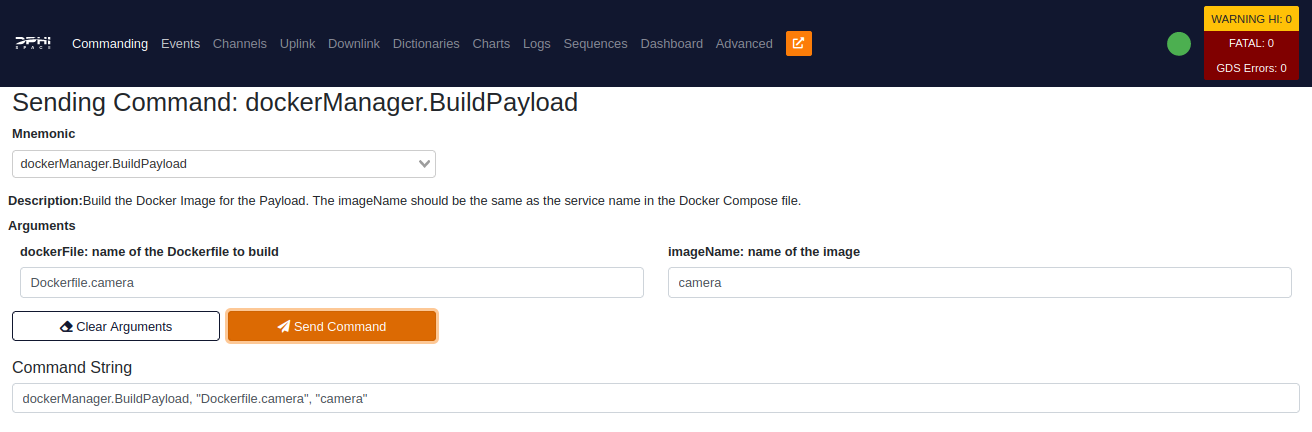
#> input picture .archive/sections/examples/pi-camera/images/build.png, 1312 x 432 px, found by its file name; its folder holds only this picture in this run
$ python histogram.py
#> lines starting #> are read from the running program, lines starting #| are printed output that depends on the picture
import os
import cv2
import numpy as np
import matplotlib.pyplot as plt

def calculate_highest_red_threshold(image_path):
    # Read the image
#> called with image_path = 'images/build.png'
    image = cv2.imread(image_path)
#> image is the input picture: shape (432, 1312, 3); mean B, G, R 206, 203.5, 204.9

    # Split the image into its channels (B, G, R)
    b, g, r = cv2.split(image)
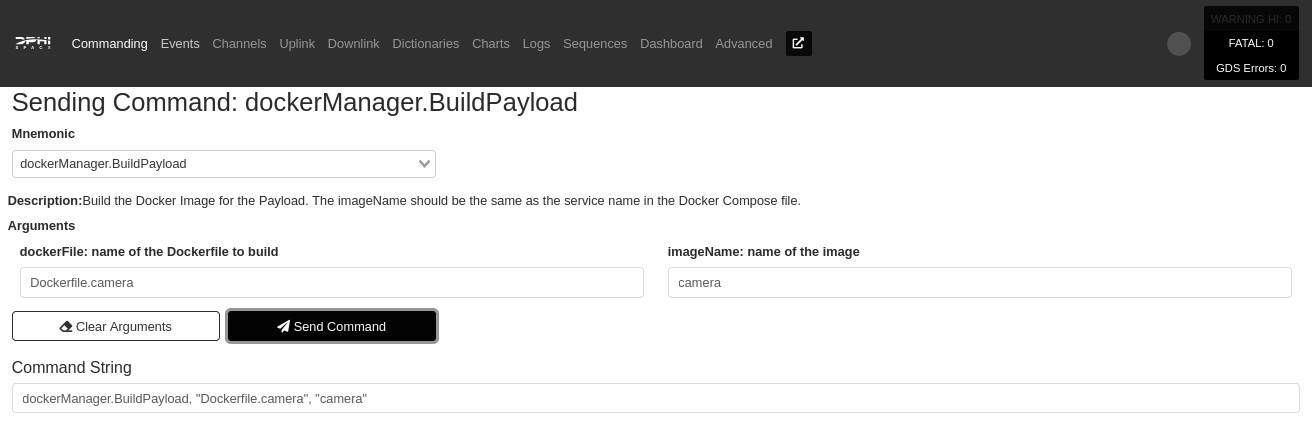
#> b: shape (432, 1312); min 0, max 255, mean 206
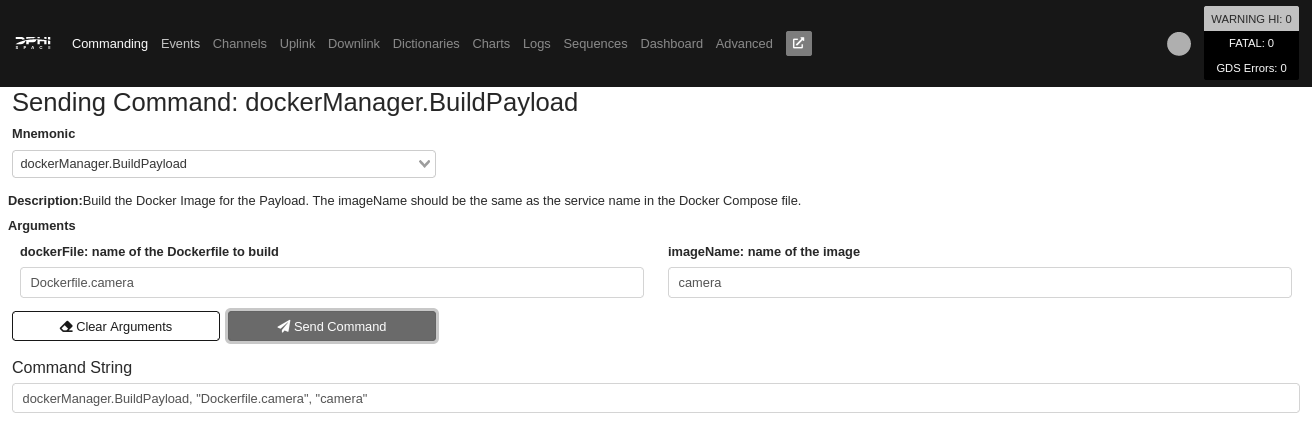
#> g: shape (432, 1312); min 0, max 255, mean 203.5
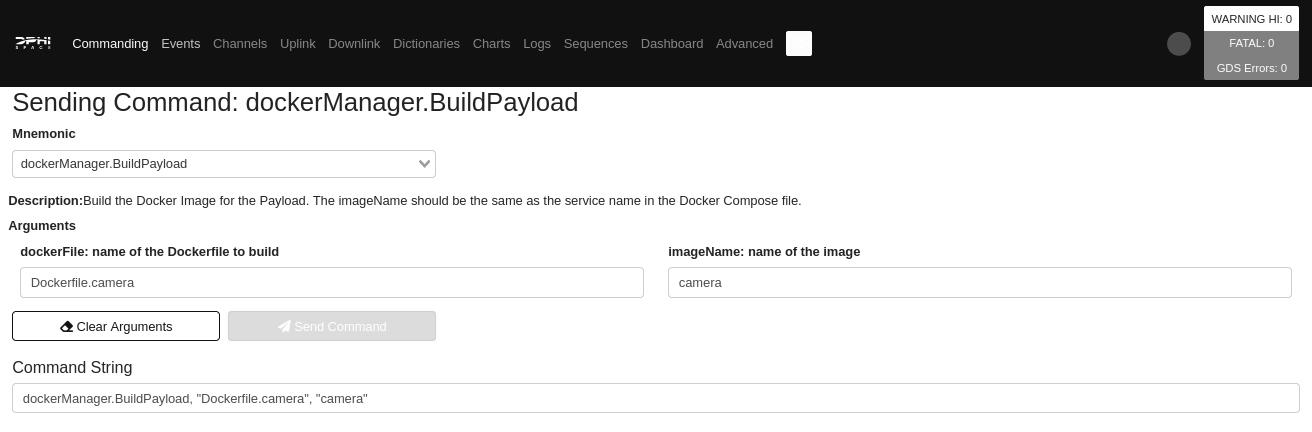
#> r: shape (432, 1312); min 17, max 255, mean 204.9

    # Compute histogram for the red channel
    hist_r = cv2.calcHist([r], [0], None, [256], [0, 256])
#> hist_r = 256 values, max 421740 at index 255, min 0 at index 0, mean 2214

    # Find the threshold with the maximum red intensity
    max_threshold = np.argmax(hist_r)
#> max_threshold = 255

    return max_threshold

def process_images_in_folder(folder_path):
    # Iterate through all files in the folder
    for filename in os.listdir(folder_path):
        if filename.endswith(".jpg") or filename.endswith(".png"):
            # Construct the full path to the image
            image_path = os.path.join(folder_path, filename)

            # Calculate the highest red threshold for the current image
            max_threshold = calculate_highest_red_threshold(image_path)
#> max_threshold = 255

            # Print the result (you can modify this part based on your requirements)
            print(f"Image: {filename}, Max Red Threshold: {max_threshold}")
#| Image: build.png, Max Red Threshold: 255
            # save this to a file
            with open('red_threshold.txt', 'a') as f:
                f.write(f"Image: {filename}, Max Red Threshold: {max_threshold}\n")


if __name__ == "__main__":
    # Replace 'path/to/your/imgs' with the actual path to your images folder
    imgs_folder_path = 'images/'

    process_images_in_folder(imgs_folder_path)

$ run again, on .archive/sections/examples/pi-camera/images/image-1.png
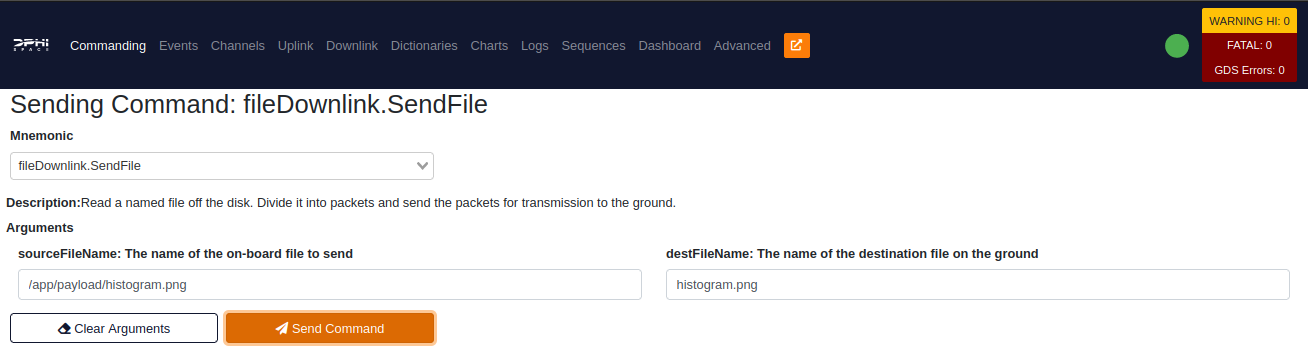
#> input picture .archive/sections/examples/pi-camera/images/image-1.png, 1308 x 361 px, found by its file name
#> in calculate_highest_red_threshold, image is the input picture: shape (361, 1308, 3); mean B, G, R 195.9, 192.9, 194.6
#> in calculate_highest_red_threshold, `b, g, r = cv2.split(image)`:
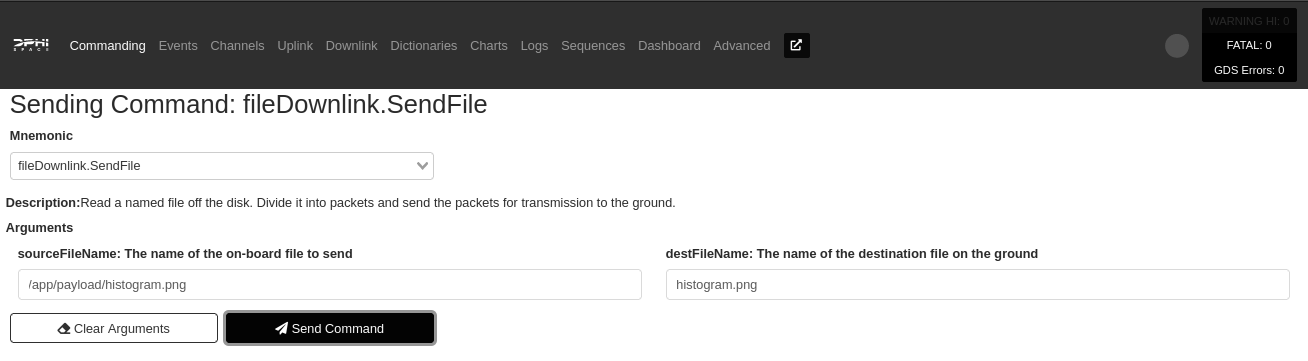
#> b: shape (361, 1308); min 0, max 255, mean 195.9
#> in calculate_highest_red_threshold, `b, g, r = cv2.split(image)`:
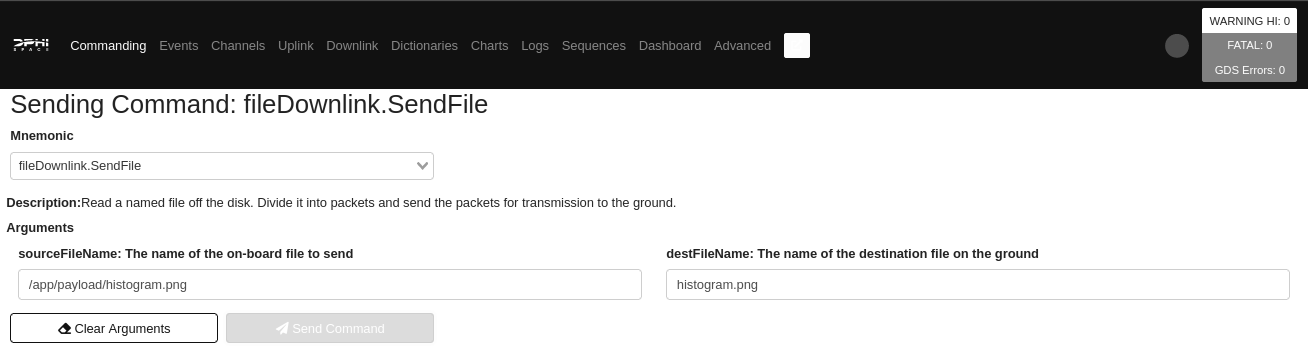
#> r: shape (361, 1308); min 17, max 255, mean 194.6
#> hist_r = 256 values, max 330014 at index 255, min 0 at index 0, mean 1844.5
#> in calculate_highest_red_threshold, `max_threshold = np.argmax(hist_r)`: max_threshold = 255
#| Image: image-1.png, Max Red Threshold: 255

$ run again, on .archive/sections/examples/pi-camera/images/cmd_seq.png
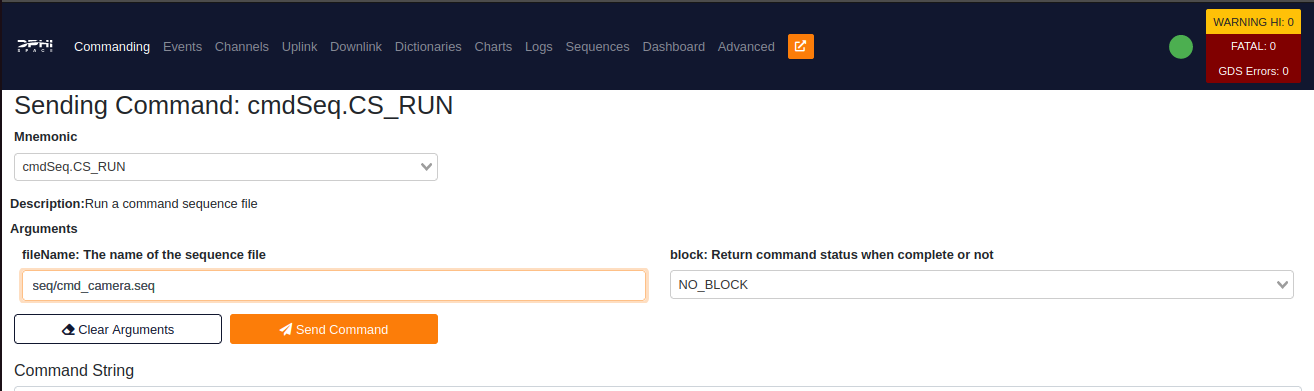
#> input picture .archive/sections/examples/pi-camera/images/cmd_seq.png, 1314 x 391 px, found by its file name
#> in calculate_highest_red_threshold, image is the input picture: shape (391, 1314, 3); mean B, G, R 200.1, 197.7, 199.6
#> in calculate_highest_red_threshold, `b, g, r = cv2.split(image)`:
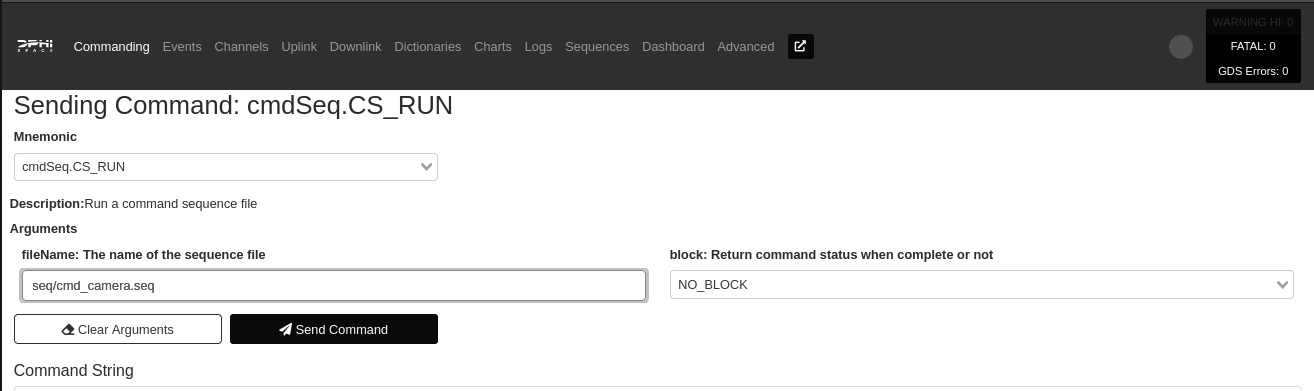
#> b: shape (391, 1314); min 0, max 255, mean 200.1
#> in calculate_highest_red_threshold, `b, g, r = cv2.split(image)`:
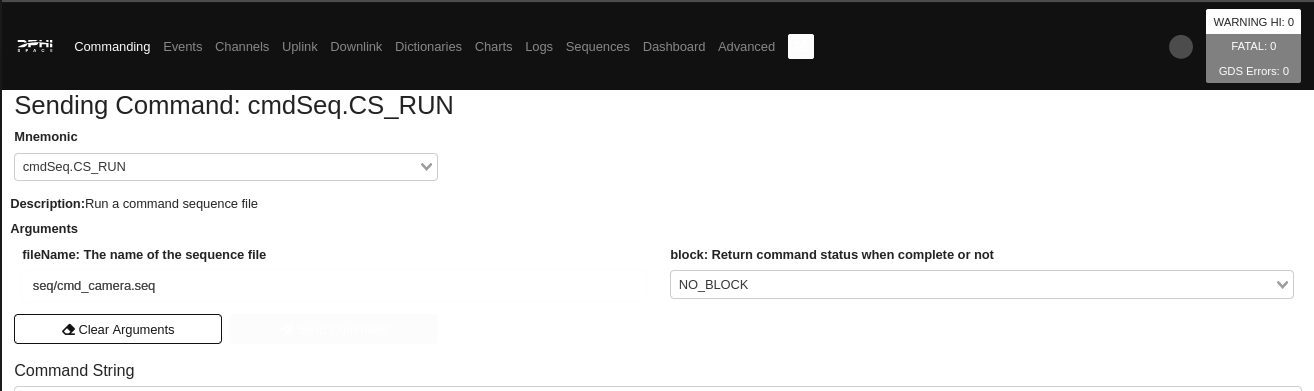
#> r: shape (391, 1314); min 17, max 255, mean 199.6
#> hist_r = 256 values, max 370151 at index 255, min 0 at index 0, mean 2006.9
#> in calculate_highest_red_threshold, `max_threshold = np.argmax(hist_r)`: max_threshold = 255
#| Image: cmd_seq.png, Max Red Threshold: 255
